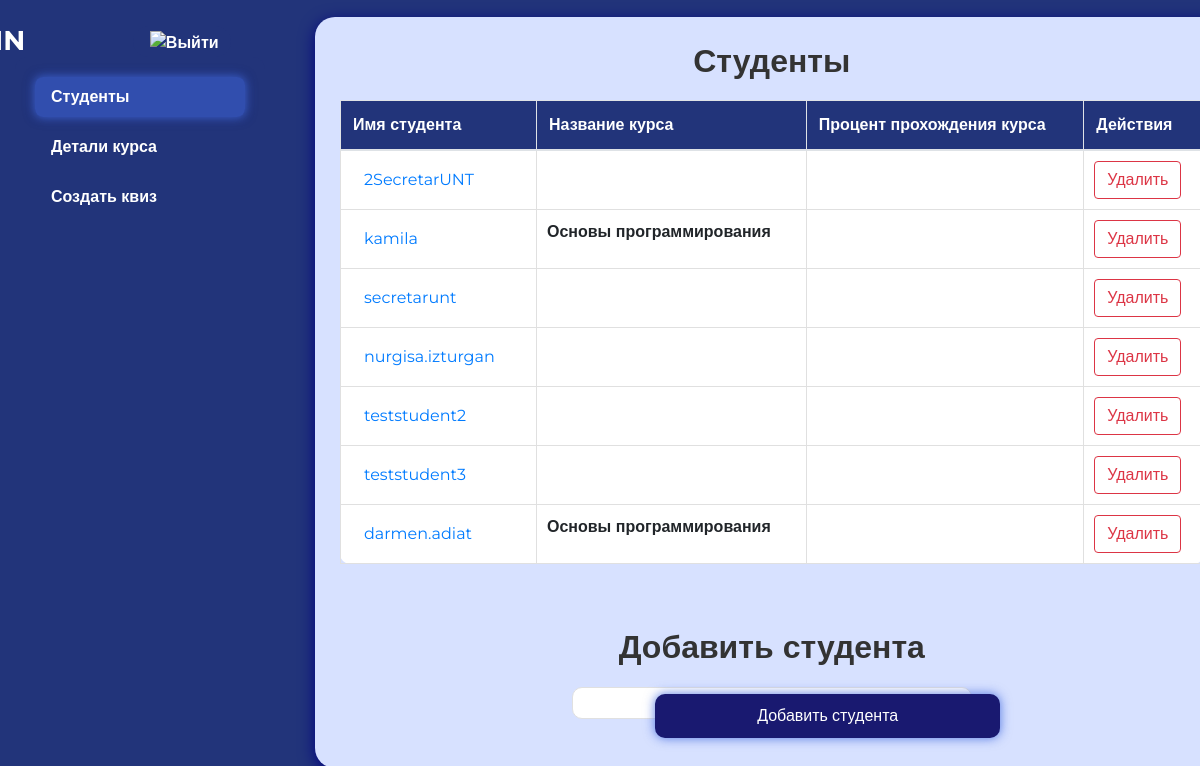
The page /students/ on the database its author committed.
### courses/models.py (models this page shows, shortened)
class Student(models.Model):
    user = models.OneToOneField(User, on_delete=models.CASCADE)
    avatar = models.ImageField(upload_to='avatars/', null=True, blank=True)
    phone_number = models.CharField(max_length=15, null=True, blank=True)
    email = models.EmailField(null=True, blank=True)
    courses = models.ManyToManyField('Course', related_name='students_set')

class User(AbstractUser):
    is_student = models.BooleanField(default=False)
    is_admin = models.BooleanField(default=False)
    groups = models.ManyToManyField(
        Group,
        related_name='custom_user_set',
        blank=True,
        help_text='The groups this user belongs to.',
        verbose_name='groups'
    )
    user_permissions = models.ManyToManyField(
        Permission,
        related_name='custom_user_permissions_set',
        blank=True,
        help_text='Specific permissions for this user.',
        verbose_name='user permissions'
    )
    class Meta:
        verbose_name = 'User'
        verbose_name_plural = 'Users'

class Course(models.Model):
    title = models.CharField(max_length=100)
    description = models.TextField()
    modules = models.ManyToManyField('Module', blank=True)
    course_code = models.CharField(max_length=5, blank=True, unique=True)
    students = models.ManyToManyField('Student', related_name='enrolled_courses', blank=True)
    image = models.ImageField(upload_to='image/', null=True, blank=True)  # Новое поле для изображения

### courses/views.py (the view)
# urls.py: path('students/', views.student_list, name='student_list'),  # Существующий маршрут для списка студентов
def student_list(request):
    students = Student.objects.all()  # Получаем всех студентов из базы данных
    context = {
        'students': students  # Передаем студентов в контекст для шаблона
    }
    return render(request, 'courses/admin_page_test.html', context)

### courses/templates/courses/admin_page_test.html (shortened to what this page needs)
{% load static %}
<!DOCTYPE html>
<html lang="en">
<head>
    <link rel="stylesheet" href="https://stackpath.bootstrapcdn.com/bootstrap/4.5.2/css/bootstrap.min.css">
    <link rel="stylesheet" href="{% static 'styles.css' %}">
</head>
<body>
<header class="navbar navbar-dark">
    <div class="container d-flex justify-content-between align-items-center">
        <span class="navbar-brand mb-0 h1">
            ADMIN
            <a href="{% url 'logout' %}" class="btn" id="logout-btn" style="display: inline;">
                <img src="{% static 'icons/exit.png' %}" alt="Выйти" style="width: 30px; height: 30px; margin-left: 5px;">
            </a>
        </span>
    </div>
</header>
<div class="container-fluid mt-4">
    <div class="row">
        <div class="col-md-3">
            <div class="sidebar nav flex-column nav-pills" id="v-pills-tab" role="tablist" aria-orientation="vertical">
                <a class="nav-link active" id="v-pills-students-tab" data-toggle="pill" href="#v-pills-students" role="tab" aria-controls="v-pills-students" aria-selected="true">Студенты</a>
                <a class="nav-link" id="v-pills-edit-course-tab" data-toggle="pill" href="#v-pills-edit-course" role="tab" aria-controls="v-pills-edit-course" aria-selected="false">Детали курса</a>
                <a class="nav-link" id="v-pills-create-quiz-tab" data-toggle="pill" href="#v-pills-create-quiz" role="tab" aria-controls="v-pills-create-quiz" aria-selected="false">Создать квиз</a>
            </div>
        </div>
        <div class="col-md-9">
            <div class="tab-content" id="v-pills-tabContent">
                <div class="tab-pane fade show active" id="v-pills-students" role="tabpanel" aria-labelledby="v-pills-students-tab">
                    <h2>Студенты</h2>
                        <table class="table table-bordered">
                            <thead>
                                <tr>
                                    <th>Имя студента</th>
                                    <th>Название курса</th>
                                    <th>Процент прохождения курса</th>
                                    <th>Действия</th>
                                </tr>
                            </thead>
                            <tbody>
                                {% for student in students %}
                                <tr>
                                    <td><a href="{% url 'student_details' user_id=student.user.id %}" class="btn btn-link">{{ student.user.username }}</a></td>
                                    <td>
                                        {% for course in student.courses.all %}
                                            {{ course.title }}<br>
                                        {% endfor %}
                                    </td>
                                    <td>
                                    </td>
                                    <td>
                                        <a href="{% url 'delete_user' student.user.id %}" class="btn btn-outline-light">Удалить</a>
                                    </td>
                                </tr>
                                {% endfor %}
                            </tbody>
                        </table>
                    <br>
                    <br>
                    <h2>Добавить студента</h2>
                        <form method="post">
                            <button type="submit" class="btn btn-dark" name="add_student">Добавить студента</button>
                        </form>
                </div>
            </div>
        </div>
    </div>
</div>
</body>
</html>

### courses/templates/courses/admin_page_test.html (style rules this page uses)
body { font-family: 'Montserrat', sans-serif; background-color: #22347a; font-weight: bold; }
header.navbar { background-color: #22347a; padding: 1rem; }
.nav-pills { width: 250px; }
.col-md-9 { width: calc(100% - 250px); margin-left: 300px; margin-top: -190px; }
header .navbar-brand { font-size: 1.7rem; color: #fff; font-weight: bold; margin-left: -120px; font-family: 'Montserrat', sans-serif; }
#logout-btn { font-weight: bold; border-radius: 30px; color: #fff; border: none; background-color: #22347a; margin-left: 100px; }
.sidebar { background-color: #22347a; color: white; padding: 20px; border-radius: 12px; height: 555%; margin-top: -50px; font-family: 'Montserrat', sans-serif; font-weight: bold; }
.sidebar .nav-link { color: #ffffff; font-weight: bold; margin-bottom: 10px; transition: all 0.3s; border-radius: 8px; }
.table, .table-bordered, .form-table, #lessonsContainer, .modal-content { background-color: #ffffff; border-radius: 10px; padding: 15px; }
.table th, .table-bordered th { background-color: #22347a; color: #fff; text-align: left; }
.table td, .table-bordered td { padding: 10px; border: 1px solid #e0e0e0; text-align: left; border-bottom: 1px solid #e0e0e0; }
h2 { color: #333; margin-bottom: 20px; text-align: center; font-weight: 500; }
table { width: 100%; border-collapse: collapse; border: 1px solid #e0e0e0; box-shadow: 0 8px 32px rgba(126,160,199/ 90%); }
th, td { padding: 15px; text-align: left; border-bottom: 1px solid black; }
th { background-color: #22347a; color: #fff; }
.btn-outline-light { border-color: #dc3545; color: #dc3545; }
.btn-dark { width: 40%; padding: 10px; font-size: 16px; color: #fff; border: none; border-radius: 10px; cursor: pointer; transition: background-color 0.3s; margin-left: 315px; margin-top: -30px; background-color: rgba(25,25,112, 1.0); box-shadow: 0 0 8px rgba(65, 105, 225, 0.5), 0 0 12px rgba(65, 105, 225, 0.5); }
h2 { text-align: center; font-weight: 700; margin-bottom: 20px; }

### rows shown on the page
Student: user.username "2SecretarUNT"
Student: user.username "kamila"
Course: title "Основы программирования"
Student: user.username "secretarunt"
Student: user.username "nurgisa.izturgan"
Student: user.username "teststudent2"
Student: user.username "teststudent3"
Student: user.username "darmen.adiat"
